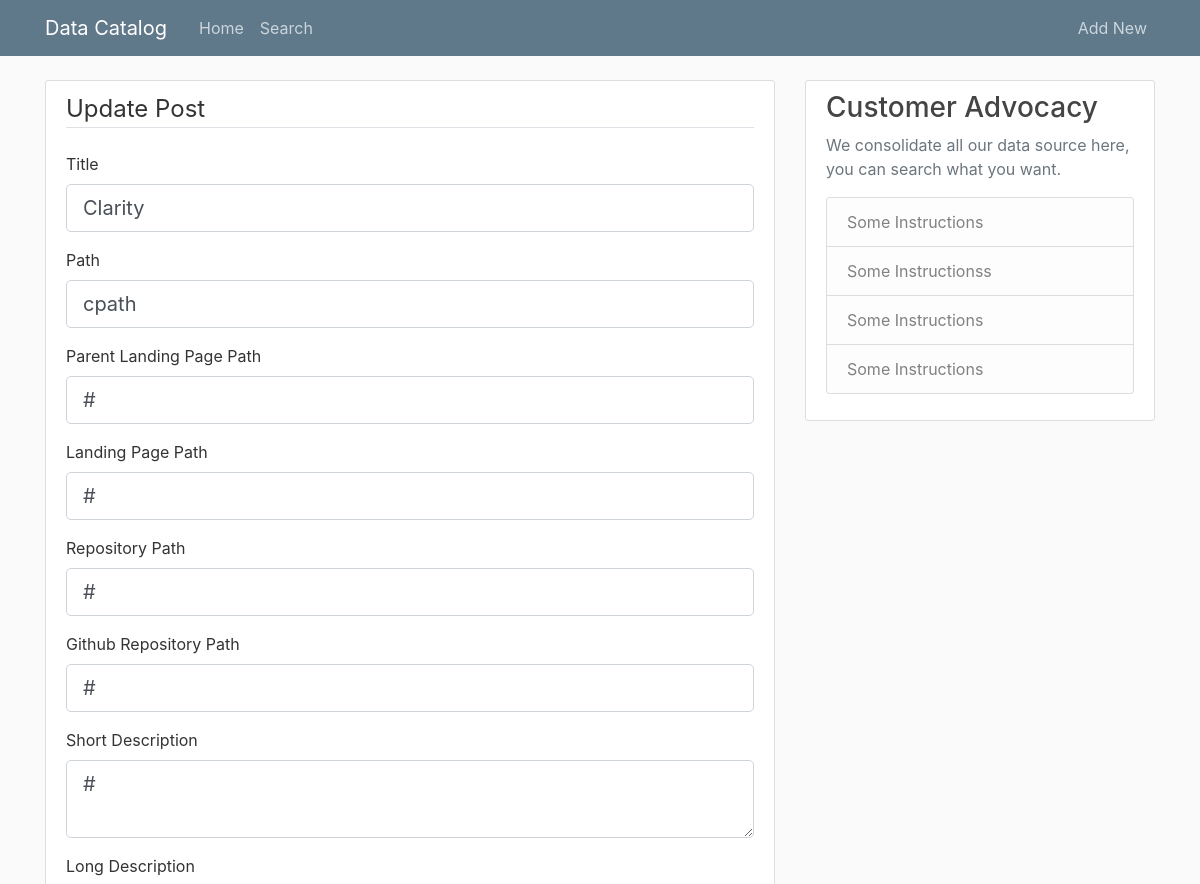
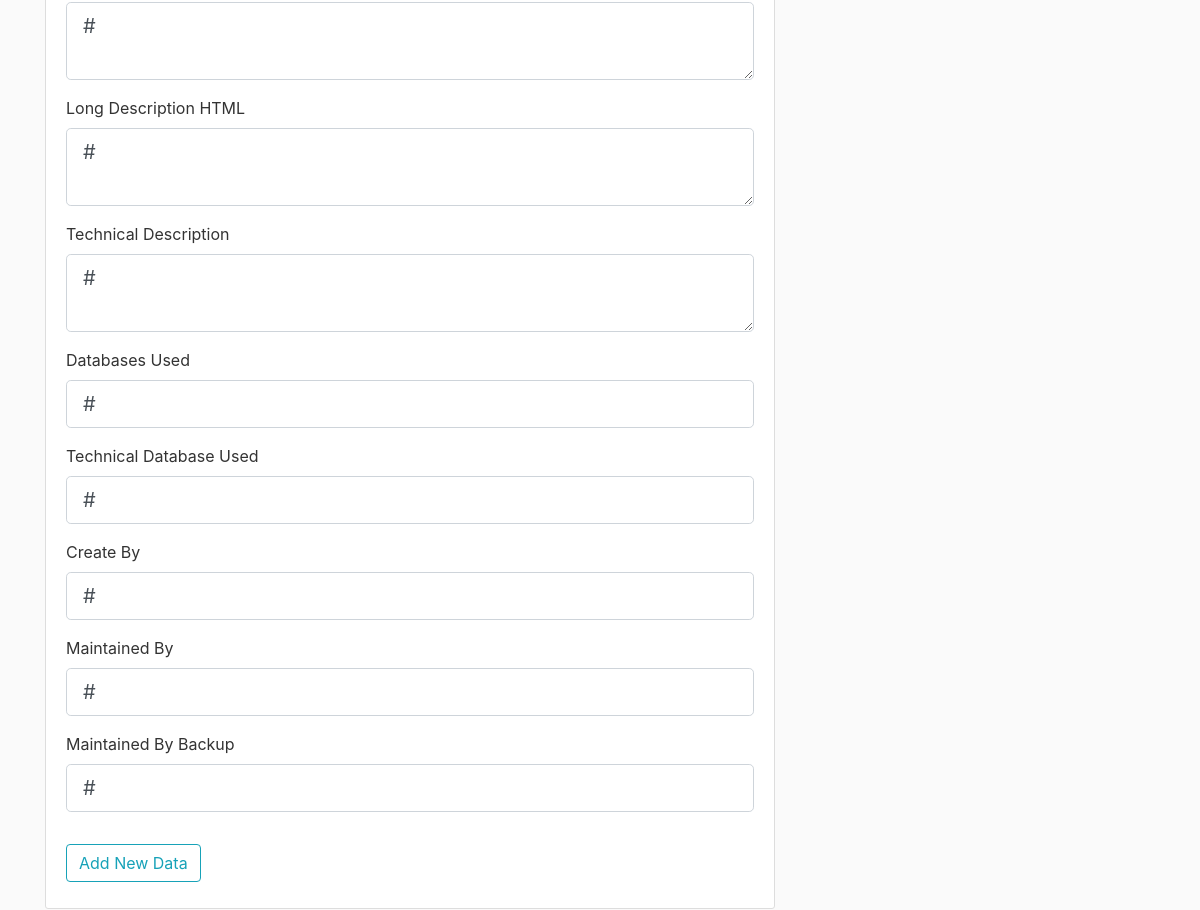
Screenshot of /post/Clarity/update with the database file from the repository (2 pictures, top to bottom).
### flaskblog/models.py (models this page shows, shortened)
class Post(db.Model):
    __tablename__ = 'Post'
    title = db.Column(db.String(100), primary_key=True, nullable=False)
    path = db.Column(db.String(300), nullable=True)
    parent_landing_page_path = db.Column(db.String(300), nullable=True)
    landing_page_path = db.Column(db.String(300), nullable=True)
    repository_path = db.Column(db.String(300), nullable=True)
    github_repository_path = db.Column(db.String(300), nullable=True)
    short_description = db.Column(db.Text, nullable=True)
    long_description = db.Column(db.Text, nullable=True)
    long_description_html = db.Column(db.Text, nullable=True)
    technical_description = db.Column(db.Text, nullable=True)
    databases_used = db.Column(db.String(100), nullable=True)
    technical_databases_used = db.Column(db.String(100), nullable=True)
    created_by = db.Column(db.String(50), nullable=False)
    maintained_by = db.Column(db.String(50), nullable=False)
    maintained_by_backup = db.Column(db.String(50), nullable=False)

### flaskblog/routes.py (the view)
@app.route("/post/<post_title>/update", methods=['GET', 'POST'])
def update_post(post_title):
    post = Post.query.get_or_404(post_title)
    form = PostForm()
    if form.validate_on_submit():
        post.title=form.title.data
        post.path=form.path.data
        post.parent_landing_page_path=form.parent_landing_page_path.data
        post.landing_page_path=form.landing_page_path.data
        post.repository_path=form.repository_path.data
        post.github_repository_path=form.github_repository_path.data
        post.short_description=form.short_description.data
        post.long_description=form.long_description.data
        post.long_description_html = form.long_description_html.data
        post.technical_description = form.technical_description.data
        post.databases_used = form.databases_used.data
        post.technical_databases_used = form.technical_databases_used.data
        post.created_by = form.created_by.data
        post.maintained_by=form.maintained_by.data
        post.maintained_by_backup=form.maintained_by_backup.data
        db.session.commit()
        flash('Your post has been updated!', 'success')
        return redirect(url_for('post', post_title=post.title))
    elif request.method == 'GET':
        form.title.data=post.title
        form.path.data=post.path
        form.parent_landing_page_path.data=post.parent_landing_page_path
        form.landing_page_path.data=post.landing_page_path
        form.repository_path.data=post.repository_path
        form.github_repository_path.data=post.github_repository_path
        form.short_description.data=post.short_description
        form.long_description.data=post.long_description
        form.long_description_html.data=post.long_description_html
        form.technical_description.data=post.technical_description
        form.databases_used.data =  post.databases_used
        form.technical_databases_used.data = post.technical_databases_used
        form.created_by.data=post.created_by
        form.maintained_by.data=post.maintained_by
        form.maintained_by_backup.data=post.maintained_by_backup
    return render_template('create_post.html', title='Update Post',
                            form=form, legend='Update Post')

### flaskblog/templates/create_post.html (shortened to what this page needs)
{% extends "layout.html" %}
{% block content %}
<div class="content-section">
    <form method="POST" action="">
        <fieldset class="form-group">
            <legend class="border-bottom mb-4">{{ legend }}</legend>
            <div class="form-group">
                {{ form.title.label(class="form-control-label") }}
                {% if form.title.errors %}
                    {{ form.title(class="form-control form-control-lg is-invalid") }}
                    <div class="invalid-feedback">
                        {% for error in form.title.errors %}
                            <span>{{ error }}</span>
                        {% endfor %}
                    </div>
                {% else %}
                    {{ form.title(class="form-control form-control-lg") }}
                {% endif %}
            </div>
            <div class="form-group">
                {{ form.path.label(class="form-control-label") }}
                {% if form.path.errors %}
                    {{ form.path(class="form-control form-control-lg is-invalid") }}
                    <div class="invalid-feedback">
                        {% for error in form.path.errors %}
                            <span>{{ error }}</span>
                        {% endfor %}
                    </div>
                {% else %}
                    {{ form.path(class="form-control form-control-lg") }}
                {% endif %}
            </div>
            <div class="form-group">
                {{ form.parent_landing_page_path.label(class="form-control-label") }}
                {% if form.parent_landing_page_path.errors %}
                    {{ form.parent_landing_page_path(class="form-control form-control-lg is-invalid") }}
                    <div class="invalid-feedback">
                        {% for error in form.parent_landing_page_path.errors %}
                            <span>{{ error }}</span>
                        {% endfor %}
                    </div>
                {% else %}
                    {{ form.parent_landing_page_path(class="form-control form-control-lg") }}
                {% endif %}
            </div>
            <div class="form-group">
                {{ form.landing_page_path.label(class="form-control-label") }}
                {% if form.landing_page_path.errors %}
                    {{ form.landing_page_path(class="form-control form-control-lg is-invalid") }}
                    <div class="invalid-feedback">
                        {% for error in form.landing_page_path.errors %}
                            <span>{{ error }}</span>
                        {% endfor %}
                    </div>
                {% else %}
                    {{ form.landing_page_path(class="form-control form-control-lg") }}
                {% endif %}
            </div>
            <div class="form-group">
                {{ form.repository_path.label(class="form-control-label") }}
                {% if form.repository_path.errors %}
                    {{ form.repository_path(class="form-control form-control-lg is-invalid") }}
                    <div class="invalid-feedback">
                        {% for error in form.repository_path.errors %}
                            <span>{{ error }}</span>
                        {% endfor %}
                    </div>
                {% else %}
                    {{ form.repository_path(class="form-control form-control-lg") }}
                {% endif %}
            </div>
            <div class="form-group">
                {{ form.github_repository_path.label(class="form-control-label") }}
                {% if form.github_repository_path.errors %}
                    {{ form.github_repository_path(class="form-control form-control-lg is-invalid") }}
                    <div class="invalid-feedback">
                        {% for error in form.github_repository_path.errors %}
                            <span>{{ error }}</span>
                        {% endfor %}
                    </div>
                {% else %}
                    {{ form.github_repository_path(class="form-control form-control-lg") }}
                {% endif %}
            </div>
            <div class="form-group">
                {{ form.short_description.label(class="form-control-label") }}
                {% if form.short_description.errors %}
                    {{ form.short_description(class="form-control form-control-lg is-invalid") }}
                    <div class="invalid-feedback">
                        {% for error in form.short_description.errors %}
                            <span>{{ error }}</span>
                        {% endfor %}
                    </div>
                {% else %}
                    {{ form.short_description(class="form-control form-control-lg") }}
                {% endif %}
            </div>
            <div class="form-group">
                {{ form.long_description.label(class="form-control-label") }}
                {% if form.long_description.errors %}
                    {{ form.long_description(class="form-control form-control-lg is-invalid") }}
                    <div class="invalid-feedback">
                        {% for error in form.long_description.errors %}
                            <span>{{ error }}</span>
                        {% endfor %}
                    </div>
                {% else %}
                    {{ form.long_description(class="form-control form-control-lg") }}
                {% endif %}
            </div>
            <div class="form-group">
                {{ form.long_description_html.label(class="form-control-label") }}
                {% if form.long_description_html.errors %}
                    {{ form.long_description_html(class="form-control form-control-lg is-invalid") }}
                    <div class="invalid-feedback">
                        {% for error in form.long_description_html.errors %}
                            <span>{{ error }}</span>
                        {% endfor %}
                    </div>
                {% else %}
                    {{ form.long_description_html(class="form-control form-control-lg") }}
                {% endif %}
            </div>
            <div class="form-group">
                {{ form.technical_description.label(class="form-control-label") }}
                {% if form.technical_description.errors %}
                    {{ form.technical_description(class="form-control form-control-lg is-invalid") }}
                    <div class="invalid-feedback">
                        {% for error in form.technical_description.errors %}
                            <span>{{ error }}</span>
                        {% endfor %}
                    </div>
                {% else %}
                    {{ form.technical_description(class="form-control form-control-lg") }}
                {% endif %}
            </div>
            <div class="form-group">
                {{ form.databases_used.label(class="form-control-label") }}
                {% if form.databases_used.errors %}
                    {{ form.databases_used(class="form-control form-control-lg is-invalid") }}
                    <div class="invalid-feedback">
                        {% for error in form.databases_used.errors %}
                            <span>{{ error }}</span>
                        {% endfor %}
                    </div>
                {% else %}
                    {{ form.databases_used(class="form-control form-control-lg") }}
                {% endif %}
            </div>
            <div class="form-group">
                {{ form.technical_databases_used.label(class="form-control-label") }}
                {% if form.technical_databases_used.errors %}
                    {{ form.technical_databases_used(class="form-control form-control-lg is-invalid") }}
                    <div class="invalid-feedback">
                        {% for error in form.technical_databases_used.errors %}
                            <span>{{ error }}</span>
                        {% endfor %}
                    </div>
                {% else %}
                    {{ form.technical_databases_used(class="form-control form-control-lg") }}
                {% endif %}
            </div>
            <div class="form-group">
                {{ form.created_by.label(class="form-control-label") }}
                {% if form.created_by.errors %}
                    {{ form.created_by(class="form-control form-control-lg is-invalid") }}
                    <div class="invalid-feedback">
                        {% for error in form.created_by.errors %}
                            <span>{{ error }}</span>
                        {% endfor %}
                    </div>
                {% else %}
                    {{ form.created_by(class="form-control form-control-lg") }}
                {% endif %}
            </div>
            <div class="form-group">
                {{ form.maintained_by.label(class="form-control-label") }}
                {% if form.maintained_by.errors %}
                    {{ form.maintained_by(class="form-control form-control-lg is-invalid") }}
                    <div class="invalid-feedback">
                        {% for error in form.maintained_by.errors %}
                            <span>{{ error }}</span>
                        {% endfor %}
                    </div>
                {% else %}
                    {{ form.maintained_by(class="form-control form-control-lg") }}
                {% endif %}
            </div>
            <div class="form-group">
                {{ form.maintained_by_backup.label(class="form-control-label") }}
                {% if form.maintained_by_backup.errors %}
                    {{ form.maintained_by_backup(class="form-control form-control-lg is-invalid") }}
                    <div class="invalid-feedback">
                        {% for error in form.maintained_by_backup.errors %}
                            <span>{{ error }}</span>
                        {% endfor %}
                    </div>
                {% else %}
                    {{ form.maintained_by_backup(class="form-control form-control-lg") }}
                {% endif %}
            </div>
        </fieldset>
        <div class="form-group">
            {{ form.submit(class="btn btn-outline-info") }}
        </div>
    </form>
</div>
{% endblock content %}

### flaskblog/static/main.css (style rules this page uses)
body { background: #fafafa; color: #333333; margin-top: 5rem; }
.content-section { background: #ffffff; padding: 10px 20px; border: 1px solid #dddddd; border-radius: 3px; margin-bottom: 20px; }

### rows the page displays
Post: title "Clarity", path "cpath", parent_landing_page_path "#", landing_page_path "#", repository_path "#", github_repository_path "#", short_description "#", long_description "#", long_description_html "#", technical_description "#", databases_used "#", technical_databases_used "#", created_by "#", maintained_by "#", maintained_by_backup "#"

### other values shown
{{ legend }} "Update Post"
